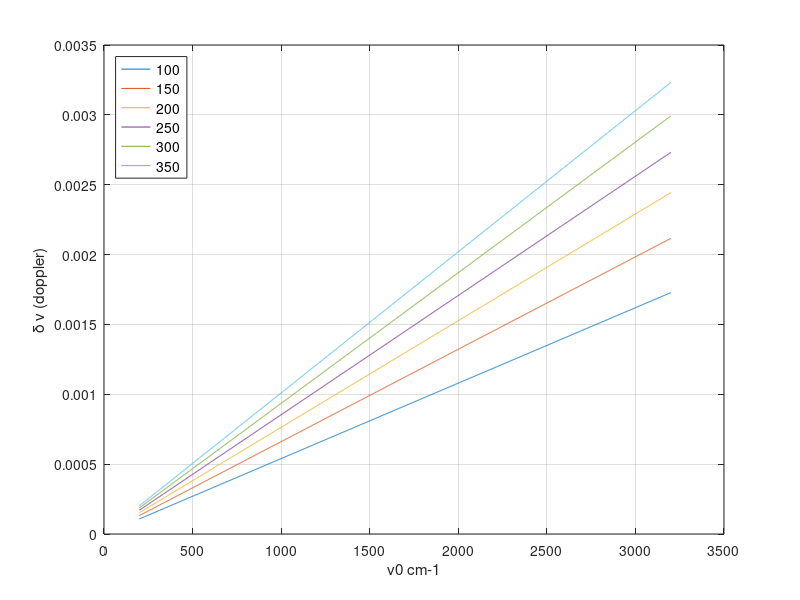
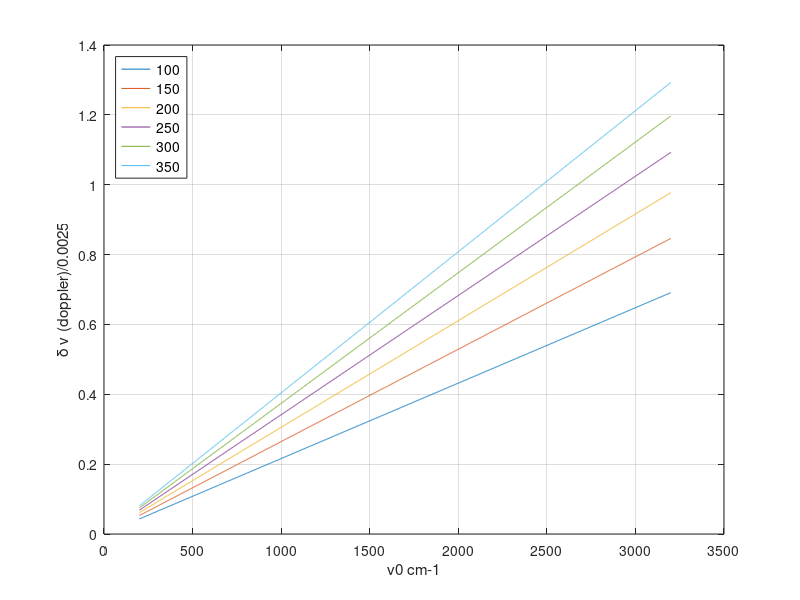

The MATLAB script that drew these images, in order:
k       = 1.380658e-23; 
c_light = 2.99792458e8;         %ms-1 
amu     = 1.6605402e-27;        %nucleon mass/kg 

v0 = 0.1:0.1:40000;   %% new upto VIS/UV
v0 = 605 : 1 : 2830;  %% IR
v0 = 200 : 1 : 3200;  %% FIR-NIR

m  = 48;
m  = 44;
mass    = m*amu;
T  = [100 150 200 250 300 350]; 
for ii = 1 : length(T)
  y(ii,:) =  v0.*sqrt(2*log(2)*k*T(ii)/mass/c_light/c_light);
end

figure(1); plot(v0,y);        xlabel('v0 cm-1'); ylabel('\delta \nu (doppler)');
  hl = legend(num2str(T'),'location','northwest'); set(hl,'fontsize',10); grid

figure(2); plot(v0,y/0.0025); xlabel('v0 cm-1'); ylabel('\delta \nu (doppler)/0.0025');
  hl = legend(num2str(T'),'location','northwest'); set(hl,'fontsize',10); grid

